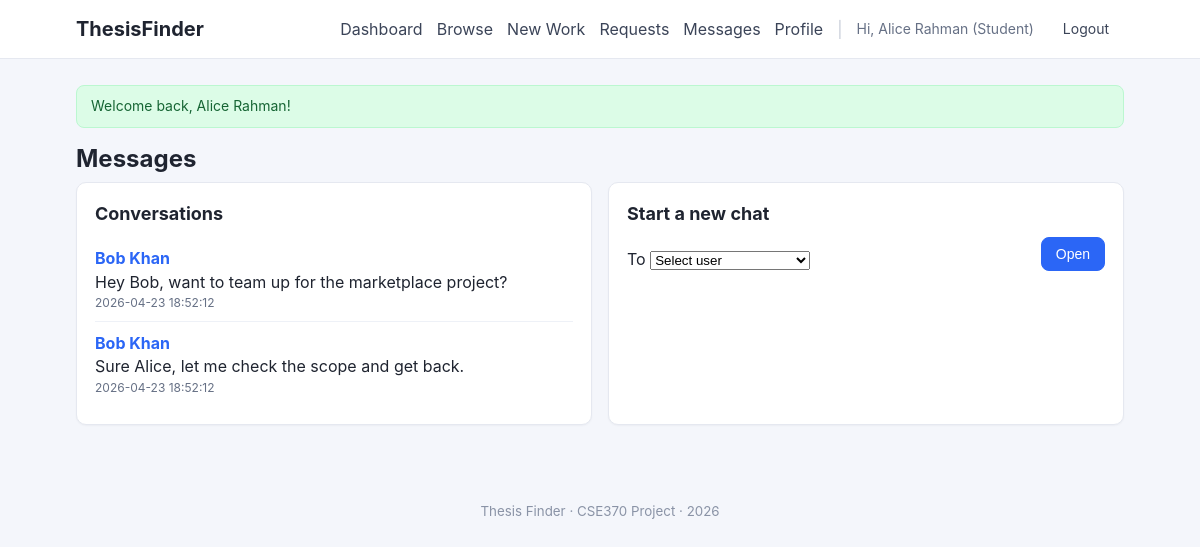
Page /messages/index.php (signed in) on the committed database.
### tables this page shows
CREATE TABLE user (
    id              INT AUTO_INCREMENT PRIMARY KEY,
    email           VARCHAR(120) NOT NULL UNIQUE,
    password        VARCHAR(255) NOT NULL,
    name            VARCHAR(120) NOT NULL,
    student_flag    TINYINT(1) NOT NULL DEFAULT 0,
    teacher_flag    TINYINT(1) NOT NULL DEFAULT 0,
    created_at      DATETIME NOT NULL DEFAULT CURRENT_TIMESTAMP
);

### includes/auth.php (called while the page is built, shortened)
<?php
function current_user_id(): ?int {
    return $_SESSION['user_id'] ?? null;
}
function h(?string $s): string {
    return htmlspecialchars((string)$s, ENT_QUOTES | ENT_SUBSTITUTE, 'UTF-8');
}

### messages/index.php (the view, shortened to what this page needs)
<?php
require_once __DIR__ . '/../config/db.php';
require_once __DIR__ . '/../includes/auth.php';
$uid = current_user_id();
$sql = "
    SELECT u.id AS other_id, u.name AS other_name, m2.body, m2.sent_at
    FROM (
        SELECT
            CASE WHEN sender_id = ? THEN receiver_id ELSE sender_id END AS other_id,
            MAX(sent_at) AS latest
        FROM message
        WHERE sender_id = ? OR receiver_id = ?
        GROUP BY other_id
    ) t
    JOIN user u ON u.id = t.other_id
    JOIN message m2 ON m2.sent_at = t.latest
      AND ((m2.sender_id = ? AND m2.receiver_id = t.other_id) OR (m2.receiver_id = ? AND m2.sender_id = t.other_id))
    ORDER BY m2.sent_at DESC
";
$st = $conn->prepare($sql);
$st->bind_param('iiiii', $uid, $uid, $uid, $uid, $uid);
$st->execute();
$convos = $st->get_result()->fetch_all(MYSQLI_ASSOC);
require __DIR__ . '/../includes/header.php';
?>
<h1>Messages</h1>
<div class="grid-2">
    <section class="card">
        <h2>Conversations</h2>
        <?php if (!$convos): ?>
            <p class="muted">No conversations yet.</p>
        <?php else: ?>
            <ul class="list">
                <?php foreach ($convos as $c): ?>
                    <li>
                        <a href="/messages/thread.php?with=<?= (int)$c['other_id'] ?>"><strong><?= h($c['other_name']) ?></strong></a>
                        <div><?= h(mb_strimwidth($c['body'], 0, 120, '...')) ?></div>
                        <div class="muted small"><?= h($c['sent_at']) ?></div>
                    </li>
                <?php endforeach; ?>
            </ul>
        <?php endif; ?>
    </section>
    <section class="card">
        <h2>Start a new chat</h2>
        <form method="get" action="/messages/thread.php" class="form-row">
            <label>To
                <select name="with" required>
                    <option value="">Select user</option>
                </select>
            </label>
            <button class="btn btn-primary" type="submit">Open</button>
        </form>
    </section>
</div>
<?php require __DIR__ . '/../includes/footer.php'; ?>

### assets/css/style.css (style rules this page uses)
* { box-sizing: border-box; }
html, body { margin: 0; padding: 0; }
body { font-family: -apple-system, BlinkMacSystemFont, "Segoe UI", Roboto, Helvetica, Arial, sans-serif; background: #f4f6fb; color: #1f2430; line-height: 1.45; }
a { color: #2b66f6; text-decoration: none; }
.card { background: #fff; border: 1px solid #e5e8f0; border-radius: 10px; padding: 18px; margin-bottom: 18px; box-shadow: 0 1px 2px rgba(15,23,42,.04); }
h1 { font-size: 24px; margin: 14px 0 6px; }
h2 { font-size: 18px; margin: 0 0 10px; }
.btn { display: inline-block; padding: 8px 14px; border: 1px solid #d0d5dd; background: #fff; color: #1f2430; border-radius: 8px; cursor: pointer; font-size: 14px; text-decoration: none; transition: background .15s, border-color .15s; }
.btn-primary { background: #2b66f6; border-color: #2b66f6; color: #fff; }
.form-row { display: flex; flex-wrap: wrap; gap: 12px; align-items: end; }
.form-row label { flex: 1 1 220px; margin-bottom: 0; }
.list { list-style: none; margin: 0; padding: 0; }
.list > li { padding: 10px 0; border-bottom: 1px solid #eef1f7; }
.list > li:last-child { border-bottom: none; }
.muted { color: #667085; }
.small { font-size: 12px; }
.grid-2 { display: grid; grid-template-columns: repeat(auto-fit, minmax(320px, 1fr)); gap: 16px; }

### rows in the picture
user: name "Bob Khan", body "Hey Bob, want to team up for the marketplace project?", sent_at "2026-04-23 18:52:12", body "Sure Alice, let me check the scope and get back."

### other values in the picture
current_user_name() "Alice Rahman"
$succ "Welcome back, Alice Rahman!"
